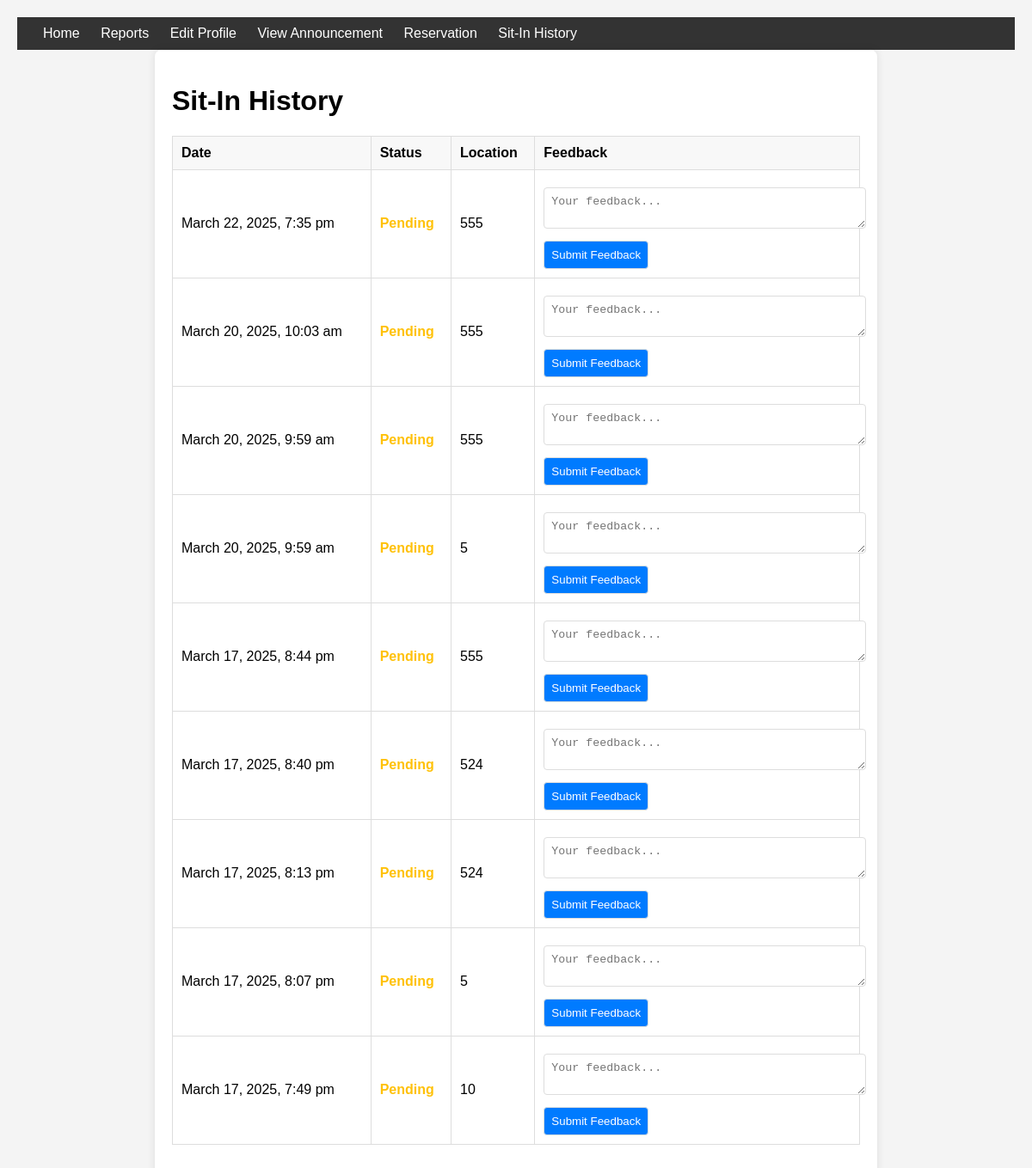
Page /sitin.php (signed in) on the committed database.
### tables this page shows
CREATE TABLE `sit_in_history` (
  `id` int(11) NOT NULL,
  `user_id` varchar(50) NOT NULL,
  `purpose` varchar(255) NOT NULL,
  `lab` varchar(255) NOT NULL,
  `session_start` datetime NOT NULL,
  `session_end` datetime DEFAULT NULL,
  `date_time` datetime DEFAULT NULL,
  `status` enum('pending','accepted','declined') DEFAULT 'pending'
);

### sitin.php (the view, shortened to what this page needs)
<?php
$idno = $_SESSION['idno'];
include 'db_connect.php';
$sql = "SELECT *, status FROM sit_in_history WHERE user_id = ? ORDER BY session_start DESC";
$stmt = $conn->prepare($sql);
$stmt->bind_param("s", $idno);
$stmt->execute();
$sit_in_history = $stmt->get_result();
?>
<!DOCTYPE html>
<html lang="en">
<head>
</head>
<body>
<div class="header">
    <div>
        <a href="home.php">Home</a>
        <a href="reports.php">Reports</a>
        <a href="editprofile.php">Edit Profile</a>
        <a href="view_announcements.php">View Announcement</a>
        <a href="reservation.php">Reservation</a>
        <a href="sitin.php">Sit-In History</a>
    </div>
</div>
<div class="container">
    <h1>Sit-In History</h1>
    <?php if ($sit_in_history->num_rows > 0): ?>
        <table>
            <thead>
                <tr>
                    <th>Date</th>
                    <th>Status</th>
                    <th>Location</th>
                    <th>Feedback</th>
                </tr>
            </thead>
            <tbody>
                <?php while ($row = $sit_in_history->fetch_assoc()): ?>
                    <tr>
                        <td><?php echo date("F j, Y, g:i a", strtotime($row['session_start'])); ?></td>
                        <td>
                            <span class="status <?php echo $row['status']; ?>">
                                <?php echo ucfirst($row['status']); ?>
                            </span>
                        </td>
                        <td><?php echo isset($row['lab']) ? $row['lab'] : 'N/A'; ?></td>
                        <td>
                            <form class="feedback-form" method="POST" action="">
                                <textarea name="comments" placeholder="Your feedback..." required></textarea>
                                <input type="submit" name="submit_feedback" value="Submit Feedback">
                            </form>
                        </td>
                    </tr>
                <?php endwhile; ?>
            </tbody>
        </table>
    <?php else: ?>
        <p>No sit-in history found.</p>
    <?php endif; ?>
</div>
</body>
</html>

### sitin.php (style rules this page uses)
body { font-family: Arial, sans-serif; background-color: #f4f4f4; margin: 0; padding: 20px; }
.container { max-width: 800px; margin: 0 auto; background: #fff; padding: 20px; border-radius: 8px; box-shadow: 0 0 10px rgba(0, 0, 0, 0.1); }
table { width: 100%; border-collapse: collapse; margin-bottom: 20px; }
table, th, td { border: 1px solid #ddd; }
th, td { padding: 10px; text-align: left; }
th { background-color: #f8f8f8; }
.feedback-form { margin-top: 10px; }
.feedback-form textarea { width: 100%; padding: 8px; border: 1px solid #ddd; border-radius: 4px; margin-bottom: 10px; }
.feedback-form input[type="submit"] { padding: 8px; border: 1px solid #ddd; border-radius: 4px; background-color: #007bff; color: #fff; cursor: pointer; }
.header { background-color: #333; color: white; padding: 10px 20px; display: flex; justify-content: space-between; align-items: center; }
.header a { color: white; text-decoration: none; margin: 0 10px; }
.status { font-weight: bold; }
.status.pending { color: #ffc107; }

### rows in the picture
sit_in_history: session_start "March 22, 2025, 7:35 pm", status "Pending", lab "555"
sit_in_history: session_start "March 20, 2025, 10:03 am", status "Pending", lab "555"
sit_in_history: session_start "March 20, 2025, 9:59 am", status "Pending", lab "555"
sit_in_history: session_start "March 20, 2025, 9:59 am", status "Pending", lab "5"
sit_in_history: session_start "March 17, 2025, 8:44 pm", status "Pending", lab "555"
sit_in_history: session_start "March 17, 2025, 8:40 pm", status "Pending", lab "524"
sit_in_history: session_start "March 17, 2025, 8:13 pm", status "Pending", lab "524"
sit_in_history: session_start "March 17, 2025, 8:07 pm", status "Pending", lab "5"
sit_in_history: session_start "March 17, 2025, 7:49 pm", status "Pending", lab "10"
